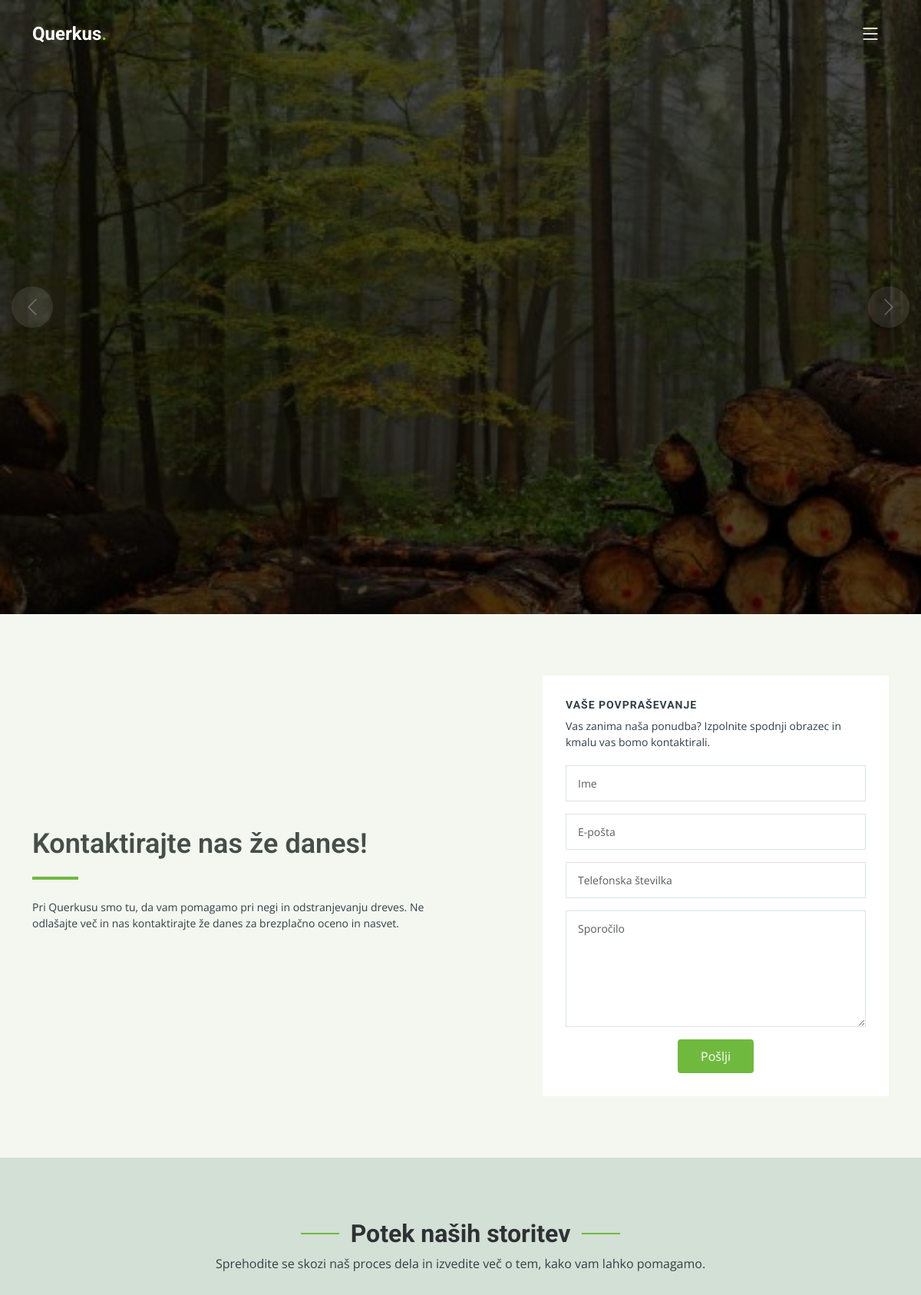
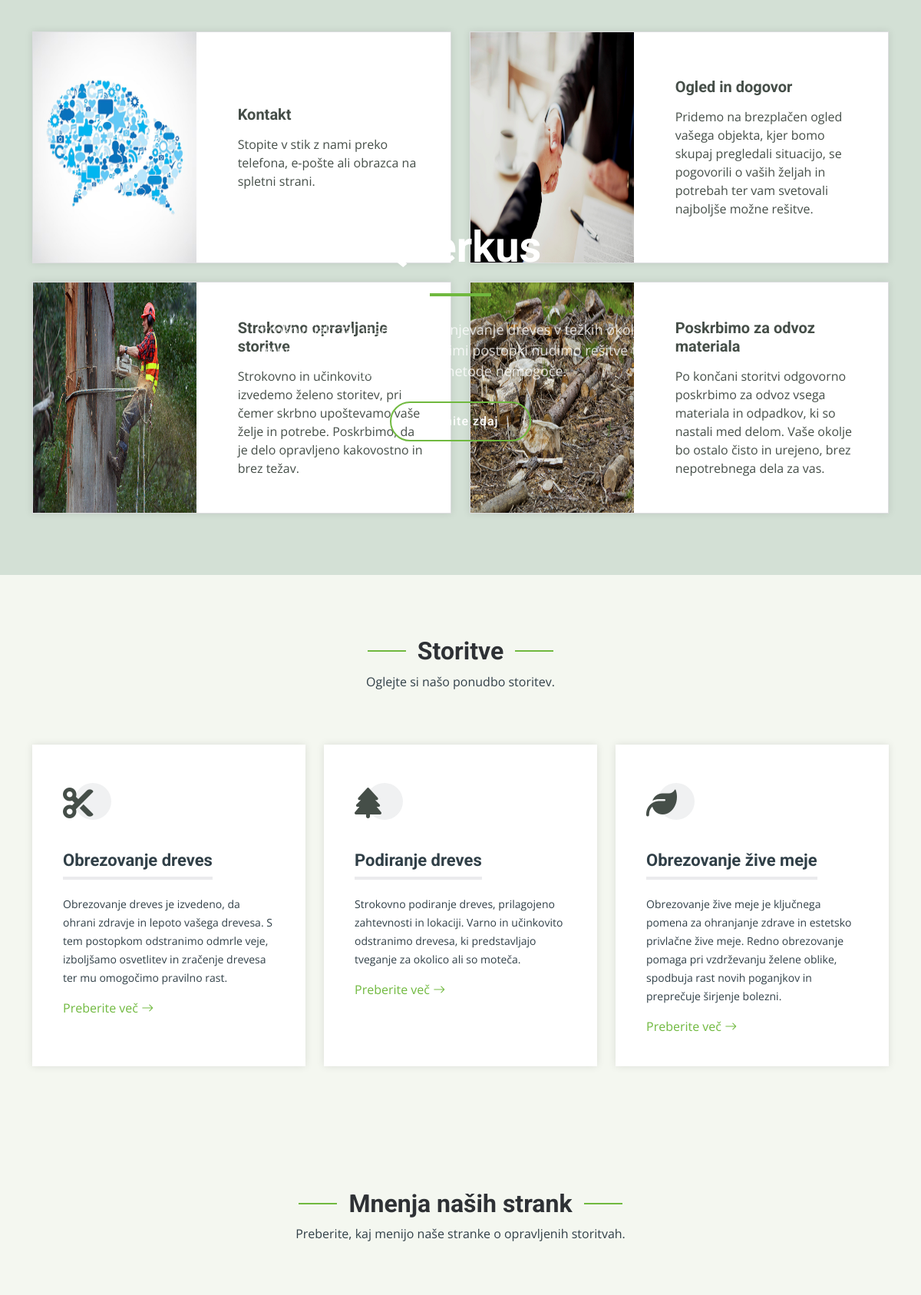
The page / (upper part) on the database its author committed (2 pictures, top to bottom).
### company_website/models.py (models this page shows, shortened)
class ServiceProcess(models.Model):
    title = models.CharField(max_length=100)
    description = models.TextField()
    image = models.ImageField()
    order = models.PositiveIntegerField(default=0)
    class Meta:
        ordering = ['order']

class Service(models.Model):
    title = models.CharField(max_length=100)
    description = models.TextField()
    icon = models.CharField(max_length=50)
    TEMPLATE_CHOICES = [
        ('obrezovanje-dreves', 'Obrezovanje dreves'),
        ('podiranje-dreves', 'Podiranje dreves'),
        ('obrezovanje-zive-meje', 'Obrezovanje žive meje'),
    ]
    template = models.CharField(max_length=100, choices=TEMPLATE_CHOICES)

### company_website/views.py (the view, shortened to what this page needs)
# urls.py: path('', views.home, name='home'),
def home(request):
    service_process = ServiceProcess.objects.all()
    services = Service.objects.all()
    testimonials = Testimonial.objects.all()
    form = InquiryForm()
    context = {
        'service_process': service_process,
        'services': services,
        'form': form,
        'testimonials': testimonials,
    }
    return render(request, 'home.html', context)

### company_website/forms.py (shortened to what this page needs)
class InquiryForm(forms.Form):
    name = forms.CharField(label='Ime', max_length=100)
    email = forms.EmailField(label='E-pošta')
    phone = forms.CharField(
        label='Telefonska številka',
        max_length=20,
        validators=[RegexValidator(r'^\+?1?\d{9,15}$', message="Vnesite veljavno telefonsko številko.")],
    )
    message = forms.CharField(label='Sporočilo', widget=forms.Textarea)

### company_website/templates/home.html (shortened to what this page needs)
{% load static %}
<!DOCTYPE html>
<html lang="en">
<head>
  <link href="{% static 'company_website/assets/vendor/bootstrap/css/bootstrap.min.css' %}" rel="stylesheet">
  <link href="{% static 'company_website/assets/vendor/bootstrap-icons/bootstrap-icons.css' %}" rel="stylesheet">
  <link href="{% static 'company_website/assets/vendor/fontawesome-free/css/all.min.css' %}" rel="stylesheet">
  <link href="{% static 'company_website/assets/vendor/aos/aos.css' %}" rel="stylesheet">
  <link href="{% static 'company_website/assets/vendor/glightbox/css/glightbox.min.css' %}" rel="stylesheet">
  <link href="{% static 'company_website/assets/vendor/swiper/swiper-bundle.min.css' %}" rel="stylesheet">
  <link href= "{% static 'company_website/assets/css/main.css' %}" rel="stylesheet">
</head>
<body>
  <header id="header" class="header d-flex align-items-center">
    <div class="container-fluid container-xl d-flex align-items-center justify-content-between">
      <a href=" {% url 'home' %} " class="logo d-flex align-items-center">
        <h1>Querkus<span>.</span></h1>
      </a>
      <i class="mobile-nav-toggle mobile-nav-show bi bi-list"></i>
    </div>
  </header>
  <section id="hero" class="hero">
    <div class="info d-flex align-items-center">
      <div class="container">
        <div class="row justify-content-center">
          <div class="col-lg-6 text-center">
            <h2 data-aos="fade-down"><span>Querkus</span></h2>
            <p data-aos="fade-up">Strokovnjaki za nego in odstranjevanje dreves v težkih okoljih. Z minimalno škodo in učinkovitimi postopki nudimo rešitve tam, kjer so druge metode nemogoče.</p>
            <a data-aos="fade-up" data-aos-delay="200" href="#get-started" class="btn-get-started">Začnite zdaj</a>
          </div>
        </div>
      </div>
    </div>
    <div id="hero-carousel" class="carousel slide" data-bs-ride="carousel" data-bs-interval="5000">
      <div class="carousel-item active" style="background-image: url( {% static 'company_website/assets/img/hero-carousel/drevo3.jpg' %} )"></div>
      <a class="carousel-control-prev" href="#hero-carousel" role="button" data-bs-slide="prev">
        <span class="carousel-control-prev-icon bi bi-chevron-left" aria-hidden="true"></span>
      </a>
      <a class="carousel-control-next" href="#hero-carousel" role="button" data-bs-slide="next">
        <span class="carousel-control-next-icon bi bi-chevron-right" aria-hidden="true"></span>
      </a>
    </div>
  </section>
  <main id="main">
    <section id="get-started" class="get-started section-bg2">
      <div class="container">
        <div class="row justify-content-between gy-4">
          <div class="col-lg-6 d-flex align-items-center" data-aos="fade-up">
            <div class="content">
              <h3>Kontaktirajte nas že danes!</h3>
              <p>Pri Querkusu smo tu, da vam pomagamo pri negi in odstranjevanju dreves. Ne odlašajte več in nas kontaktirajte že danes za brezplačno oceno in nasvet.</p>
            </div>
          </div>
          <div class="col-lg-5" data-aos="fade">
            <form action="{% url 'home' %}" method="post" class="php-email-form">
              <h3>Vaše povpraševanje</h3>
              <p>Vas zanima naša ponudba? Izpolnite spodnji obrazec in kmalu vas bomo kontaktirali.</p>
              <div class="row gy-3">
                <div class="col-md-12">
                  <input type="text" name="name" class="form-control" placeholder="Ime" required>
                </div>
                <div class="col-md-12 ">
                  <input type="email" class="form-control" name="email" placeholder="E-pošta" required>
                </div>
                <div class="col-md-12">
                  <input type="text" class="form-control" name="phone" placeholder="Telefonska številka" required>
                </div>
                <div class="col-md-12">
                  <textarea class="form-control" name="message" rows="6" placeholder="Sporočilo" required></textarea>
                </div>
                <div class="col-md-12 text-center">
                  <button type="submit">Pošlji</button>
                </div>
              </div>
            </form>
          </div>
        </div>
      </div>
    </section>
    <section id="service-process" class="service-process">
      <div class="container" data-aos="fade-up">
        <div class="section-header">
          <h2>Potek naših storitev</h2>
          <p>Sprehodite se skozi naš proces dela in izvedite več o tem, kako vam lahko pomagamo.</p>
        </div>
        <div class="row gy-4">
          {% for step in service_process %}
          <div class="col-lg-6" data-aos="fade-up" data-aos-delay="100">
            <div class="card-item">
              <div class="row">
                <div class="col-xl-5">
                  <img src="{% static 'company_website/assets/img/' %}{{ step.image }}" alt="{{ step.title }}" class="img-fluid card-bg">
                </div>
                <div class="col-xl-7 d-flex align-items-center">
                  <div class="card-body">
                    <h4 class="card-title">{{ step.title }}</h4>
                    <p>{{ step.description }}</p>
                  </div>
                </div>
              </div>
            </div>
          </div>
          {% endfor %}
        </div>
      </div>
    </section>
    <section id="services" class="services section-bg2">
      <div class="container" data-aos="fade-up">
        <div class="section-header">
          <h2>Storitve</h2>
          <p>Oglejte si našo ponudbo storitev.</p>
        </div>
        <div class="row gy-4 justify-content-center">
          {% for service in services %}
          <div class="col-lg-4 col-md-6" data-aos="fade-up" data-aos-delay="100">
            <div class="service-item position-relative">
              <div class="icon">
                <i class="{{ service.icon }}"></i>
              </div>
              <h3>{{ service.title }}</h3>
              <p>{{ service.description }}</p>
              <a href="{% url 'service_detail' service.id %}" class="readmore stretched-link">Preberite več <i class="bi bi-arrow-right"></i></a>
            </div>
          </div>
          {% endfor %}
        </div>
      </div>
    </section>
  <section id="testimonials" class="testimonials section-bg">
    <div class="container" data-aos="fade-up">
      <div class="section-header">
        <h2>Mnenja naših strank</h2>
        <p>Preberite, kaj menijo naše stranke o opravljenih storitvah.</p>
      </div>
    </div>
  </section>
  </main>
</body>
</html>

### rows shown on the page
ServiceProcess: image (picture), title "Kontakt", description "Stopite v stik z nami preko telefona, e-pošte ali obrazca na spletni strani."
ServiceProcess: image (picture), title "Ogled in dogovor", description "Pridemo na brezplačen ogled vašega objekta, kjer bomo skupaj pregledali situacijo, se pogovorili o vaših željah in potrebah ter vam svetovali najboljše možne rešitve."
ServiceProcess: image (picture), title "Strokovno opravljanje storitve", description "Strokovno in učinkovito izvedemo želeno storitev, pri čemer skrbno upoštevamo vaše želje in potrebe. Poskrbimo, da je delo opravljeno kakovostno in brez težav."
ServiceProcess: image (picture), title "Poskrbimo za odvoz materiala", description "Po končani storitvi odgovorno poskrbimo za odvoz vsega materiala in odpadkov, ki so nastali med delom. Vaše okolje bo ostalo čisto in urejeno, brez nepotrebnega dela za vas."
Service: title "Obrezovanje dreves", description "Obrezovanje dreves je izvedeno, da ohrani zdravje in lepoto vašega drevesa. S tem postopkom odstranimo odmrle veje, izboljšamo osvetlitev in zračenje drevesa ter mu omogočimo pravilno rast."
Service: title "Podiranje dreves", description "Strokovno podiranje dreves, prilagojeno zahtevnosti in lokaciji. Varno in učinkovito odstranimo drevesa, ki predstavljajo tveganje za okolico ali so moteča."
Service: title "Obrezovanje žive meje", description "Obrezovanje žive meje je ključnega pomena za ohranjanje zdrave in estetsko privlačne žive meje. Redno obrezovanje pomaga pri vzdrževanju želene oblike, spodbuja rast novih poganjkov in preprečuje širjenje bolezni."
